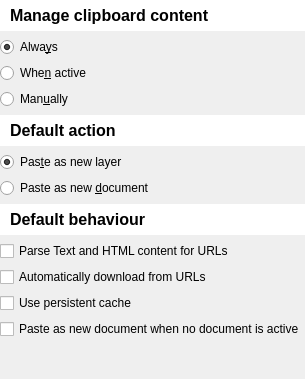
       <widget class="QWidget" name="pageCatClipboard">
        <layout class="QGridLayout" name="gridLayout_3">
         <property name="leftMargin">
          <number>0</number>
         </property>
         <property name="topMargin">
          <number>0</number>
         </property>
         <property name="rightMargin">
          <number>0</number>
         </property>
         <property name="bottomMargin">
          <number>0</number>
         </property>
         <item row="7" column="0">
          <widget class="QLabel" name="label_22">
           <property name="font">
            <font>
             <pointsize>12</pointsize>
             <weight>75</weight>
             <bold>true</bold>
            </font>
           </property>
           <property name="styleSheet">
            <string notr="true">background-color: palette(light);padding: 6;</string>
           </property>
           <property name="text">
            <string>Default behaviour</string>
           </property>
           <property name="margin">
            <number>4</number>
           </property>
          </widget>
         </item>
         <item row="2" column="0">
          <widget class="QRadioButton" name="rbCCModeActive">
           <property name="toolTip">
            <string>&lt;html&gt;&lt;head/&gt;&lt;body&gt;&lt;p&gt;Clipboard content is catched only if &lt;span style=&quot; font-style:italic;&quot;&gt;Buli Commander&lt;/span&gt; is opened&lt;/p&gt;&lt;/body&gt;&lt;/html&gt;</string>
           </property>
           <property name="text">
            <string>Whe&amp;n active</string>
           </property>
           <attribute name="buttonGroup">
            <string notr="true">buttonGroupClpMode</string>
           </attribute>
          </widget>
         </item>
         <item row="9" column="0">
          <widget class="QCheckBox" name="cbCCAutomaticUrlDownload">
           <property name="toolTip">
            <string>&lt;html&gt;&lt;head/&gt;&lt;body&gt;&lt;p&gt;When an image URL is found in clipboard, automatically download image content and save it in clipboard cache&lt;/p&gt;&lt;/body&gt;&lt;/html&gt;</string>
           </property>
           <property name="text">
            <string>Automatically download from URLs</string>
           </property>
          </widget>
         </item>
         <item row="10" column="0">
          <widget class="QCheckBox" name="cbCCUsePersistent">
           <property name="toolTip">
            <string>&lt;html&gt;&lt;head/&gt;&lt;body&gt;&lt;p&gt;Clipboard manage 2 types of cache:&lt;/p&gt;&lt;p&gt;- Session cache: cache content is erased each time a new session is started (ie: Krita is restarted)&lt;/p&gt;&lt;p&gt;- Persistent cache: cache content is kept across sessions and user have to made cleanup manually&lt;/p&gt;&lt;p&gt;&lt;br/&gt;&lt;/p&gt;&lt;p&gt;When checked, clipboard content is automatically stored in persistent cache&lt;/p&gt;&lt;/body&gt;&lt;/html&gt;</string>
           </property>
           <property name="text">
            <string>Use persistent cache</string>
           </property>
          </widget>
         </item>
         <item row="1" column="0">
          <widget class="QRadioButton" name="rbCCModeAlways">
           <property name="toolTip">
            <string>&lt;html&gt;&lt;head/&gt;&lt;body&gt;&lt;p&gt;Clipboard content is always catched, even if &lt;span style=&quot; font-style:italic;&quot;&gt;Buli Commander&lt;/span&gt; is not opened&lt;/p&gt;&lt;/body&gt;&lt;/html&gt;</string>
           </property>
           <property name="text">
            <string>Alwa&amp;ys</string>
           </property>
           <property name="checked">
            <bool>true</bool>
           </property>
           <attribute name="buttonGroup">
            <string notr="true">buttonGroupClpMode</string>
           </attribute>
          </widget>
         </item>
         <item row="4" column="0">
          <widget class="QLabel" name="label_23">
           <property name="font">
            <font>
             <pointsize>12</pointsize>
             <weight>75</weight>
             <bold>true</bold>
            </font>
           </property>
           <property name="styleSheet">
            <string notr="true">background-color: palette(light);padding: 6;</string>
           </property>
           <property name="text">
            <string>Default action</string>
           </property>
           <property name="margin">
            <number>4</number>
           </property>
          </widget>
         </item>
         <item row="3" column="0">
          <widget class="QRadioButton" name="rbCCModeManual">
           <property name="toolTip">
            <string>&lt;html&gt;&lt;head/&gt;&lt;body&gt;&lt;p&gt;Clipboard content is catched on user request&lt;/p&gt;&lt;/body&gt;&lt;/html&gt;</string>
           </property>
           <property name="text">
            <string>Man&amp;ually</string>
           </property>
           <attribute name="buttonGroup">
            <string notr="true">buttonGroupClpMode</string>
           </attribute>
          </widget>
         </item>
         <item row="12" column="0">
          <spacer name="verticalSpacer_3">
           <property name="orientation">
            <enum>Qt::Vertical</enum>
           </property>
           <property name="sizeHint" stdset="0">
            <size>
             <width>20</width>
             <height>40</height>
            </size>
           </property>
          </spacer>
         </item>
         <item row="11" column="0">
          <widget class="QCheckBox" name="cbCCAsNewDocument">
           <property name="toolTip">
            <string>&lt;html&gt;&lt;head/&gt;&lt;body&gt;&lt;p&gt;When no document is active, action &lt;span style=&quot; font-style:italic;&quot;&gt;Paste as new document&lt;/span&gt; is applied automatically instead of &lt;span style=&quot; font-style:italic;&quot;&gt;Paste as new layer&lt;/span&gt; action&lt;/p&gt;&lt;/body&gt;&lt;/html&gt;</string>
           </property>
           <property name="text">
            <string>Paste as new document when no document is active</string>
           </property>
          </widget>
         </item>
         <item row="0" column="0">
          <widget class="QLabel" name="label_20">
           <property name="font">
            <font>
             <pointsize>12</pointsize>
             <weight>75</weight>
             <bold>true</bold>
            </font>
           </property>
           <property name="styleSheet">
            <string notr="true">background-color: palette(light);padding: 6;</string>
           </property>
           <property name="text">
            <string>Manage clipboard content </string>
           </property>
           <property name="margin">
            <number>4</number>
           </property>
          </widget>
         </item>
         <item row="8" column="0">
          <widget class="QCheckBox" name="cbCCParseTextHtml">
           <property name="toolTip">
            <string>&lt;html&gt;&lt;head/&gt;&lt;body&gt;&lt;p&gt;Parse &lt;span style=&quot; font-style:italic;&quot;&gt;text/HTML &lt;/span&gt;clipboard content to search image URL&lt;/p&gt;&lt;p&gt;All URLs found are added to clipboard manager&lt;/p&gt;&lt;/body&gt;&lt;/html&gt;</string>
           </property>
           <property name="text">
            <string>Parse Text and HTML content for URLs</string>
           </property>
          </widget>
         </item>
         <item row="5" column="0">
          <widget class="QRadioButton" name="rbCCActionPasteAsNewLayer">
           <property name="toolTip">
            <string>Paste item as new layer on double-click</string>
           </property>
           <property name="text">
            <string>Pas&amp;te as new layer</string>
           </property>
           <property name="checked">
            <bool>true</bool>
           </property>
           <attribute name="buttonGroup">
            <string notr="true">buttonGroupClpDefaultAction</string>
           </attribute>
          </widget>
         </item>
         <item row="6" column="0">
          <widget class="QRadioButton" name="rbCCActionPasteAsNewDocument">
           <property name="toolTip">
            <string>Paste item as new document on double-click</string>
           </property>
           <property name="text">
            <string>Paste as new &amp;document</string>
           </property>
           <attribute name="buttonGroup">
            <string notr="true">buttonGroupClpDefaultAction</string>
           </attribute>
          </widget>
         </item>
        </layout>
       </widget>
